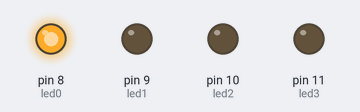
A sketch run on a simulated Arduino Uno, built with avr-gcc and run on an emulated ATmega328P. Shown: output pins drawn as LEDs (lit = HIGH). At 16.0 s the program stops and its outputs stay as they are.

Above: at 0.1 s.
At 2.5 s:
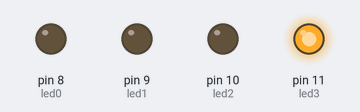
At 7.3 s:
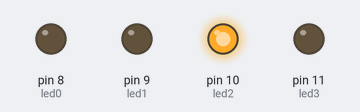
At 12.1 s:
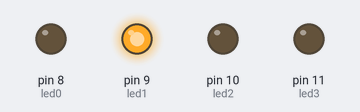
At 15.8 s:
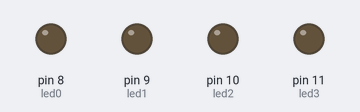
Timing chart, 0 to 17.3 s (numbered marks = the images above):
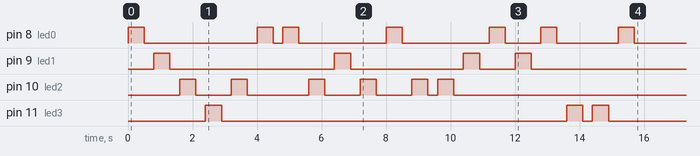

The sketch:

0828_led_inlineStr2.ino
```cpp
const int led0 = 8;
const int led1 = 9;
const int led2 = 10;
const int led3 = 11;

int time_1 = 500; // Length of "on"
int time_2 = 300; // Length of "off"

int i = 0;
char input_string[] = "01232002120221010330";
int data_length = sizeof(input_string)/sizeof(input_string[0]);

void setup() {
  pinMode(led0, OUTPUT);
  pinMode(led1, OUTPUT);
  pinMode(led2, OUTPUT);
  pinMode(led3, OUTPUT);
}

void loop() {
  // check for incoming serial data
  char state = input_string[i]; // 0~3 (or 0~6 for 7 led)
  if (i == data_length){
    exit(0);
  }

  if (state == '0') {
    digitalWrite(led0, HIGH);
    delay(time_1);
    digitalWrite(led0, LOW);
    delay(time_2);
  }

  else if (state == '1') {
    digitalWrite(led1, HIGH);
    delay(time_1);
    digitalWrite(led1, LOW);
    delay(time_2);
  }

  else if (state == '2') {
    digitalWrite(led2, HIGH);
    delay(time_1);
    digitalWrite(led2, LOW);
    delay(time_2);
  }

  else if (state == '3') {
    digitalWrite(led3, HIGH);
    delay(time_1);
    digitalWrite(led3, LOW);
    delay(time_2);
  }

 i++;
}
```

Measured:
- by itself, pin 8 (led0): LOW → HIGH at 0.00 s, → LOW 0.50 s later, → HIGH 3.5 s later, → LOW 0.50 s later, … (14 changes in this stretch)
- by itself, pin 9 (led1): LOW → HIGH at 0.80 s, → LOW 0.50 s later, → HIGH 5.1 s later, → LOW 0.50 s later, … (8 changes in this stretch)
- by itself, pin 10 (led2): LOW → HIGH at 1.6 s, → LOW 0.50 s later, → HIGH 1.1 s later, → LOW 0.50 s later, … (12 changes in this stretch)
- by itself, pin 11 (led3): goes HIGH 0.50 s, LOW 10.7 s, HIGH 0.50 s, LOW 0.30 s, HIGH 0.50 s, then LOW
